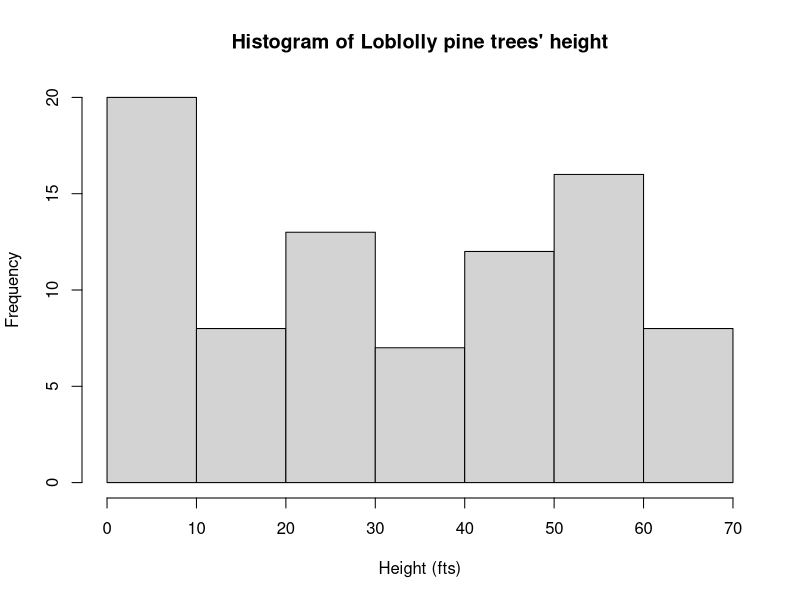
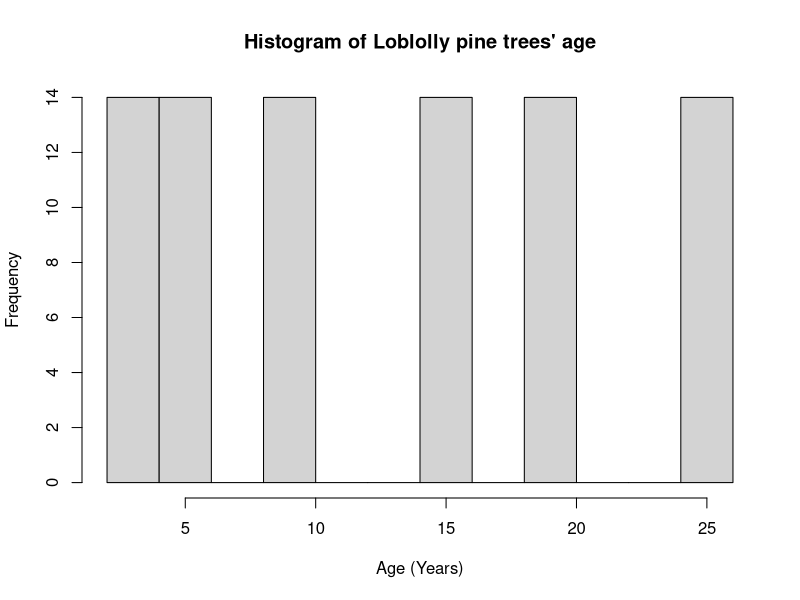
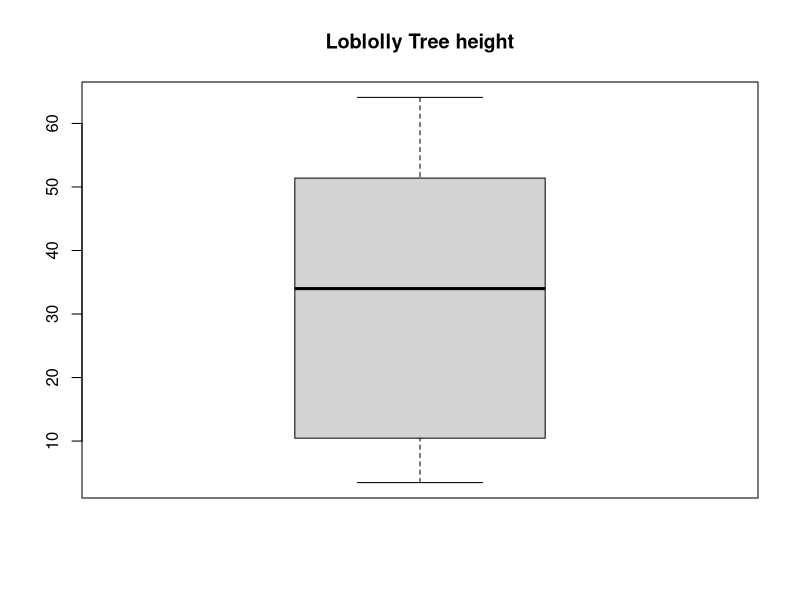
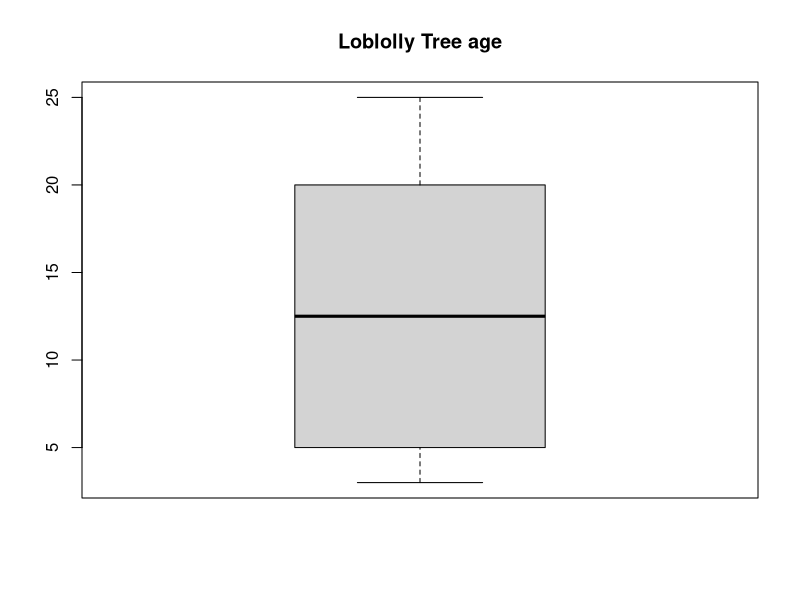
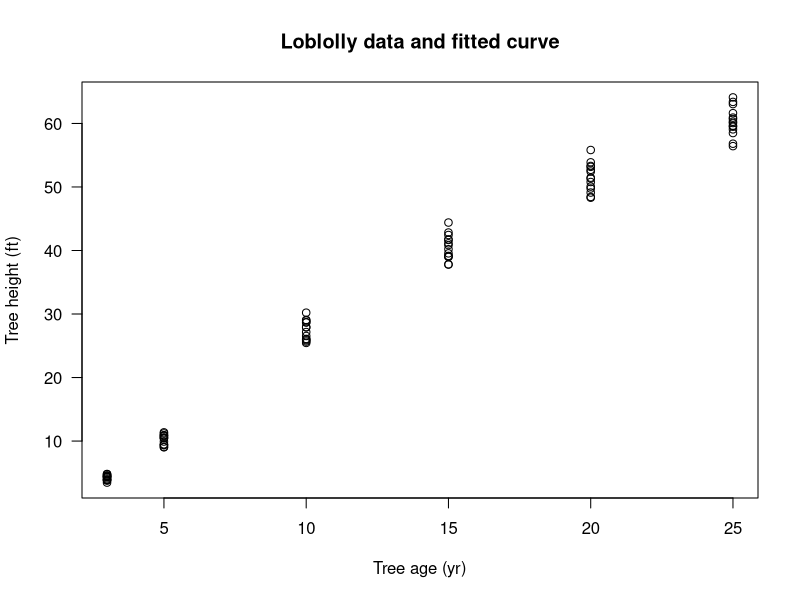
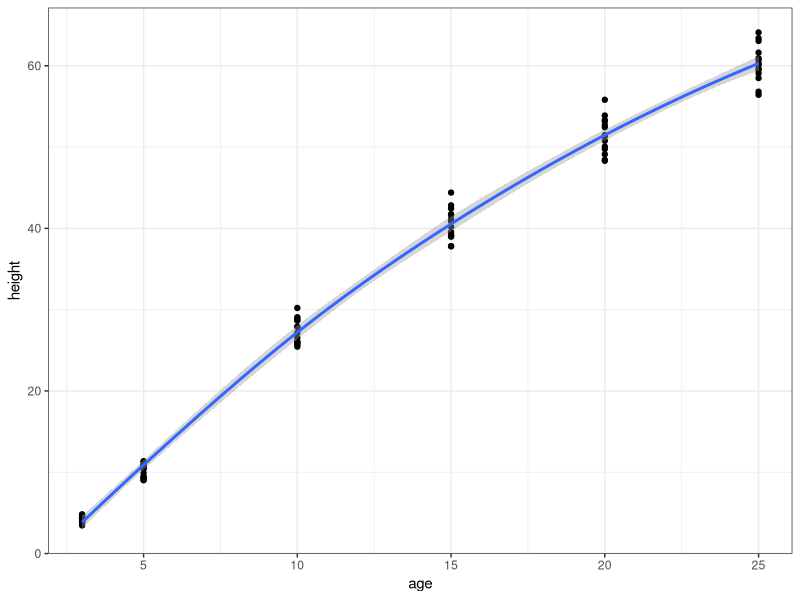

Recreate these plots in R, in order. (Note: this script raises an error after producing the figures.)
#############################################
##First pair Assigment 
## Ayra and Ana
## 21 sept 2015
## Analysis of the Loblolly pine trees' growth
#############################################

#1.  Set directory: Ana
setwd('/Users/AnaCe/Dropbox/Hertie/CollaborativeDataAnalysis/R/Assigment/Assignment1MontesReyla')

# 2. Data set load and inspecction
# Load the core data set called "Loblolly"
data("Loblolly")
#Retrive information about the data set
?Loblolly
# Look at the names of the variables in the data set
names(Loblolly) 
# Data set inspection
head(Loblolly)
View(Loblolly)

# 3. Descriptive Statistics
## Historgram
hist(Loblolly$height, xlab = "Height (fts)", main = "Histogram of Loblolly pine trees' height")
hist(Loblolly$age, xlab = "Age (Years)", main= "Histogram of Loblolly pine trees' age") 
## Means
mean(Loblolly$height, na.rm = TRUE)
mean (Loblolly$age, na.rm = TRUE)

## Summary
summary(Loblolly$height)
summary(Loblolly$age)

#Range
range(Loblolly$height)
range(Loblolly$age)

#Interquantile Range
IQR(Loblolly$height)
IQR(Loblolly$age)

# Boxplots
boxplot(Loblolly$height, main = 'Loblolly Tree height')
boxplot(Loblolly$age, main = 'Loblolly Tree age')

#Variance
var(Loblolly$height)
var(Loblolly$age)

#Standar Deviation
sd(Loblolly$height)
sd(Loblolly$age)

#Standar Error function
sd_error <- function(x) {
  sd(x)/sqrt(length(x))
}

sd_error(Loblolly$height)
sd_error(Loblolly$age)

# Joint Distribution
plot(height ~ age, data = Loblolly, 
     xlab = "Tree age (yr)", las = 1,
     ylab = "Tree height (ft)",
     main = "Loblolly data and fitted curve")
# Correlation
cor.test(Loblolly$height, Loblolly$age)

#Summarise with loess
library (ggplot2)
ggplot2::ggplot(Loblolly, aes(age, height)) + geom_point() + geom_smooth() + theme_bw()

g
plot(Loblolly$Seeds, xlab="The batch seed source for the tree")